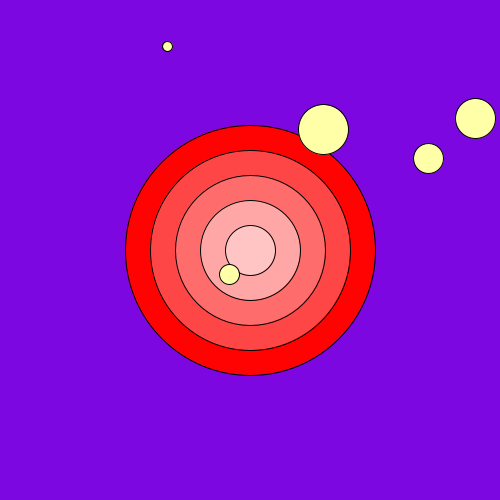
Frame 1 (no input)
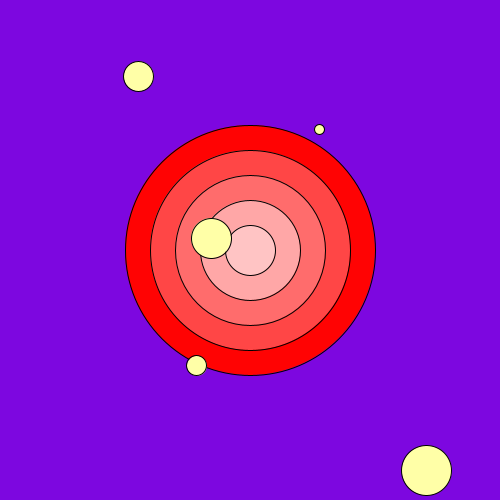
Frame 60 (the mouse pressed at the canvas centre just before this capture)
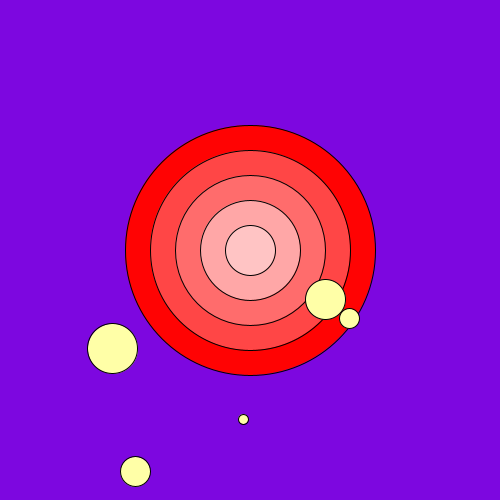
Frame 120 (the mouse held since frame 60 and released just before this capture)

The Processing sketch that drew these frames (run headless with seeded random() and noise(); from frame 60 on, the mouse is pressed at the canvas centre):

// Processing sketch: processing_4346
// ── processing_4346.pde

void setup() {
size(500,500);
}

void draw() {
fill(125,7,224);
ellipse(250,250,900,900);  
fill(255,3,3);
ellipse(250,250,250,250);
fill(255,70,70);
ellipse(250,250,200,200);
fill(255,108,108);
ellipse(250,250,150,150);
fill(255,167,167);
ellipse(250,250,100,100);
fill(255,196,196);
ellipse(250,250,50,50);
fill(255,255,167);
ellipse(random(500),random(500),50,50);
ellipse(random(500),random(500),40,40);
ellipse(random(500),random(500),30,30);
ellipse(random(500),random(500),20,20);
ellipse(random(500),random(500),10,10);
}
